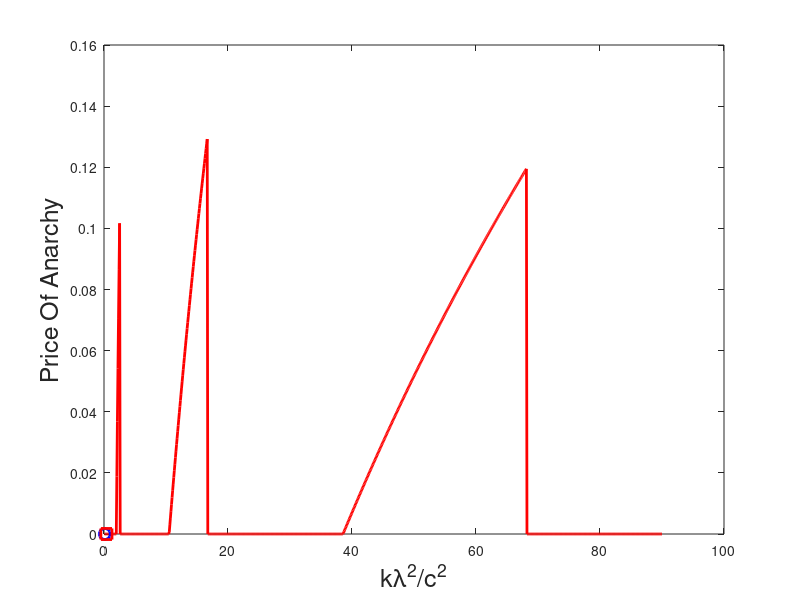

This chart was generated by the following MATLAB code: (Note: this script raises an error after producing the figure.)
% price of anarchy
% self-optimiation vs overall
% thrshold based discrete B
% plot pi_B, B, PoA, 
clear
lambda = 3;
mu = 4; % local service rate
c = 10; %cost efficient
%k = .01:.01:100;
k=1:1:1000;
priceOfAnarchy = zeros(1, length(k));
priceOfAnarchy_cont = zeros(1, length(k));
priceOfAnarchy_cont_lower = zeros(1, length(k));
rho = lambda / mu;
B_g = zeros(1, length(k));
B_s = zeros(1, length(k));
piBs = zeros(1, length(k));
piBg = zeros(1, length(k));
ratio = zeros(1, length(k));

for i = 1 : length(k)
    if rho == 1
        W = 1/2;
    else
        W = rho/(1-rho) + rho/log(rho);
    end
    if k(i)*lambda^3/c^2 < W/3
%%%%%%%%%%%%% self-optimization Bs = 0 %%%%%%%%%%%%%
        T_u(1:3) = k(i) * lambda^2/c^2;
        B_s(1,i) = 0;
        piBs(1,i) = 1;
%%%%%%%%%%%%%%% overall B_g = 0 %%%%%%%%%%%%%%%%
        T_g(1:3) = k(i) * lambda^2/c^2;
        B_g(1,i) = 0;
        piBg(1,i) = 1;
        
    elseif (k(i)*lambda^3/c^2 >= W/3) && (k(i)*lambda^3/c^2 < W)
%%%%%%%%%%%%%%%% self-optimization  Bs = 0 %%%%%%%%%%%%%%
        T_u(1:3) = k(i) * lambda^2/c^2;
        B_s(1,i) = 0;
        piBs(1,i) = 1;
%%%%%%%%%%%%% overall optimization %%%%%%%%%%%%%%
        if rho == 1
            x_opt = (6*k(i)*lambda^3/c^2)^(1/4) - 1;
        else
            myfun = @(x) (3.*k(i).*lambda.^3.*(1-rho).^3./(c.^2.*rho.^3)).*(1 + 1./(rho.^(x+1)-1)).^2 + (rho.^(x+1)-1)./log(rho) - x - 1;
            x_opt = fzero(myfun, [-0.9 200]);
        end
        if x_opt < 0
            B(1) = 0;
            B(2) = 0;
            B(3) = 0;
            B_g(1,i) = 0;
            piBg(1,i) = 1;
        else
            %B = floor(x_opt):floor(x_opt)+1;
            B(1) = floor(x_opt);
            B(2) = floor(x_opt) + 1;
            B(3) = x_opt;
            %B = x_opt;
        end
        if rho ~= 1
            pi_0 = (1 - rho)./(1 - rho.^(B+1));
            pi_B = (rho.^B - rho.^(B+1))./(1 - rho.^(B+1));
            E_Q = pi_0 .* rho .* ( 1 - rho.^B)./(1-rho).^2 - B .* rho.^(B+1).*pi_0 ./ (1 - rho);
            E_Q1 = (B+1)./(rho.^(B+1) - 1) + B + 1/(1 - rho);
        else
            pi_B = 1 ./ (B+1);
            E_Q = B./ 2;
        end
        T_g  =  E_Q./lambda + k(i).*lambda^2 .* pi_B.^3 ./ c^2;
        if T_g(1) > T_g(2)
            B_g(1,i) = B(1);
            piBg(1,i) = pi_B(1);
        else
            B_g(1,i) = B(2);
            piBg(1,i) = pi_B(2);
        end
        
    else
 %%%%%%%%%%%%% self-optimization %%%%%%%%%%%%%%
        if rho == 1
            x_opt = (2*k(i)*lambda^3/c^2)^(1/4) - 1;
        else
            myfun1 = @(x) (k(i).*lambda.^3.*(1-rho).^3./(c.^2.*rho.^3)).*(1 + 1./(rho.^(x+1)-1)).^2 + (rho.^(x+1)-1)./log(rho) - x - 1;
            x_opt = fzero(myfun1, [-0.9 200]);
        end
        if x_opt < 0
            Bs(1) = 0;
            Bs(2) = 0;
            Bs(3) = 0;
            B_s(1,i) = 0;
            piBs(1,i) = 1;
        else
            %Bs = floor(x_opt):floor(x_opt)+1;
            %Bs = x_opt;
            Bs(1) = floor(x_opt);
            Bs(2) = floor(x_opt) + 1;
            Bs(3) = x_opt;
        end
        if rho ~= 1
            pi_0s = (1 - rho)./(1 - rho.^(Bs+1));
            pi_Bs = (rho.^Bs - rho.^(Bs+1))./(1 - rho.^(Bs+1));
            E_Qs = pi_0s .* rho .* ( 1 - rho.^Bs)./(1-rho).^2 - Bs .* rho.^(Bs+1).*pi_0s ./ (1 - rho);
            E_Q1 = (Bs + 1)./(rho.^(Bs+1) - 1) + Bs + 1/(1 - rho);
        else
            pi_Bs = 1 ./ (Bs+1);
            E_Qs = Bs./ 2;
        end
        T_u  =  E_Qs./lambda + k(i).*lambda^2 .* pi_Bs.^3 ./ c^2;
        if T_u(1) > T_u(2)
            B_s(1,i) = Bs(1);
            piBs(1,i) = pi_Bs(1);
        else
            B_s(1,i) = Bs(2);
            piBs(1,i) = pi_Bs(2);
        end
        
%%%%%%%%%%%%% overall optimization%%%%%%%%%%%%%
        if rho == 1
            x_opt = (6*k(i)*lambda^3/c^2)^(1/4) - 1;
        else
            myfun2 = @(x) (3.*k(i).*lambda.^3.*(1-rho).^3./(c.^2.*rho.^3)).*(1 + 1./(rho.^(x+1)-1)).^2 + (rho.^(x+1)-1)./log(rho) - x - 1;
            x_opt = fzero(myfun2, [-0.9 200]);
        end
        if x_opt < 0
            B(1) = 0;
            B(2) = 0;
            B(3) = 0;
            B_g(1,i) = 0;
            piBg(1,i) = 1;
        else
            B(1) = floor(x_opt);
            B(2) = floor(x_opt) + 1;
            B(3) = x_opt;
            %B = floor(x_opt):floor(x_opt)+1;
            %B = x_opt;
        end
        if rho ~= 1
            pi_0 = (1 - rho)./(1 - rho.^(B+1));
            pi_B = (rho.^B - rho.^(B+1))./(1 - rho.^(B+1));
            E_Q = pi_0 .* rho .* ( 1 - rho.^B)./(1-rho).^2 - B .* rho.^(B+1).*pi_0 ./ (1 - rho);
            E_Q1 = (B+1)./(rho.^(B+1) - 1) + B + 1/(1 - rho);
        else
            pi_B = 1 ./ (B+1);
            E_Q = B./ 2;
        end
        T_g  =  E_Q./lambda + k(i).*lambda^2 .* pi_B.^3 ./ c^2;
        if T_g(1) > T_g(2)
            B_g(1,i) = B(1);
            piBg(1,i) = pi_B(1);
        else
            B_g(1,i) = B(2);
            piBg(1,i) = pi_B(2);
        end
    end
    
%%%%%%%%%%%% price of anarchy %%%%%%%%%%%%%%%%%
    priceOfAnarchy(i) = 1 - min(T_g(1:2))/(min(T_u(1:2)));
    priceOfAnarchy_cont(i) = 1 - T_g(3)/T_u(1);
    priceOfAnarchy_cont_lower(i) = 1 - min(T_g)/(T_u(3));
    ratio(i) = T_u(1) / T_u(2);
end




figure(3)
plot(k.*lambda^2./c^2, priceOfAnarchy, 'r','LineWidth',2,'MarkerSize',2)
hold on
plot(W/3,0, 'b-o','LineWidth',2,'MarkerSize',8)
plot(W,0, 'r-s','LineWidth',2,'MarkerSize',8)
xlabel('k\lambda^2/c^2','FontSize',18)
ylabel('Price Of Anarchy','FontSize',18)
title('threshold: \rho = ' + string(rho) + ', c = ' + string(c) + ', \lambda = ' + string(lambda) + ', \mu =' + string(mu),'FontSize',14)
set(gca,'fontsize',15)
grid on

